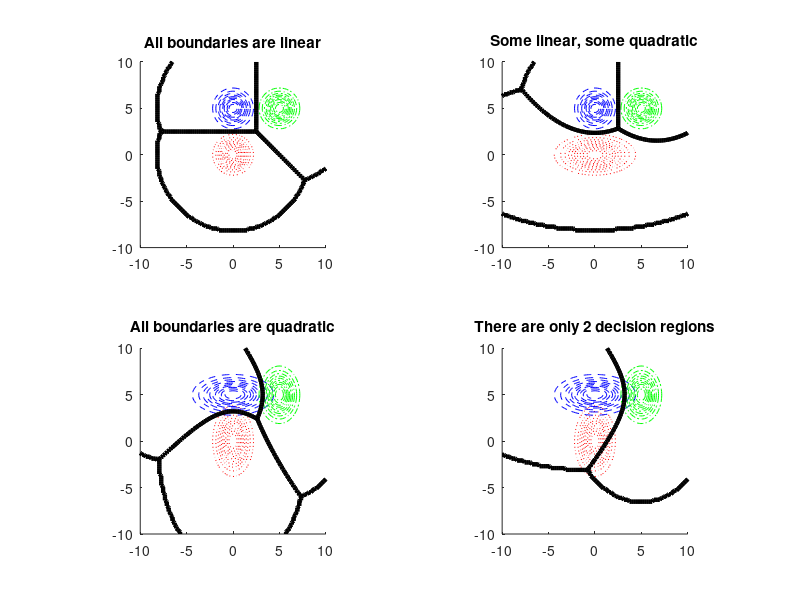

Here is the MATLAB script that generated this plot:
function demoDecisionBoundaries3
% Decision boundaries induced by a mixture of three 2D Gaussians
% Based on code by Tommi Jaakkola

figure(2); clf

% All decision boundaries are linear
subplot(2,2,1)
p1 = 1/3; p2 = 1/3; p3 = 1/3;
mu1 = [0 0]'; mu2 = [0 5]'; mu3 = [5 5]';
S1 = eye(2); S2 = eye(2); S3 = eye(2); 
plotgaussians3(p1, mu1, S1, p2, mu2, S2, p3, mu3, S3);
title('All boundaries are linear')

% Some decision boundaries are linear, some quadratic
subplot(2,2,2)
p1 = 1/3; p2 = 1/3; p3 = 1/3;
mu1 = [0 0]'; mu2 = [0 5]'; mu3 = [5 5]';
S1 = [4 0; 0 1]; S2 = eye(2); S3 = eye(2); 
plotgaussians3(p1, mu1, S1, p2, mu2, S2, p3, mu3, S3);
title('Some linear, some quadratic')

% All decision boundaries are quadratic
subplot(2,2,3)
p1 = 1/3; p2 = 1/3; p3 = 1/3;
mu1 = [0 0]'; mu2 = [0 5]'; mu3 = [5 5]';
S1 = [1 0; 0 3]; S2 = [4 0; 0 1]; S3 = [1 0; 0 2]; 
plotgaussians3(p1, mu1, S1, p2, mu2, S2, p3, mu3, S3);
title('All boundaries are quadratic')

% There are only 2 decision regions
subplot(2,2,4)
p1 = 0; p2 = 0.5; p3 = 0.5;
mu1 = [0 0]'; mu2 = [0 5]'; mu3 = [5 5]';
S1 = [1 0; 0 3]; S2 = [4 0; 0 1]; S3 = [1 0; 0 2]; 
plotgaussians3(p1, mu1, S1, p2, mu2, S2, p3, mu3, S3);
title('There are only 2 decision regions')

%%%%%%%%%%%%

function h = plotgaussians3(p1,mu1,S1,p2,mu2,S2,p3,mu3,S3)

[x,y] = meshgrid(linspace(-10,10,100), linspace(-10,10,100));
[m,n]=size(x);
X = [reshape(x, n*m, 1) reshape(y, n*m, 1)];
g1 = reshape(mvnpdf(X, mu1(:)', S1), [m n]);
g2 = reshape(mvnpdf(X, mu2(:)', S2), [m n]);
g3 = reshape(mvnpdf(X, mu3(:)', S3), [m n]);
hold;
contour(x,y,g1, 'r:');
contour(x,y,g2, 'b--');
contour(x,y,g3, 'g-.');
% decision boundaries
[cc,hh]=contour(x,y,g1*p1-max(g2*p2, g3*p3),[0 0],'-k');  set(hh,'linewidth',3);
[cc,hh]=contour(x,y,g2*p2-max(g1*p1, g3*p3),[0 0],'-k');  set(hh,'linewidth',3);
[cc,hh]=contour(x,y,g3*p3-max(g2*p2, g1*p1),[0 0],'-k');  set(hh,'linewidth',3);
axis equal
